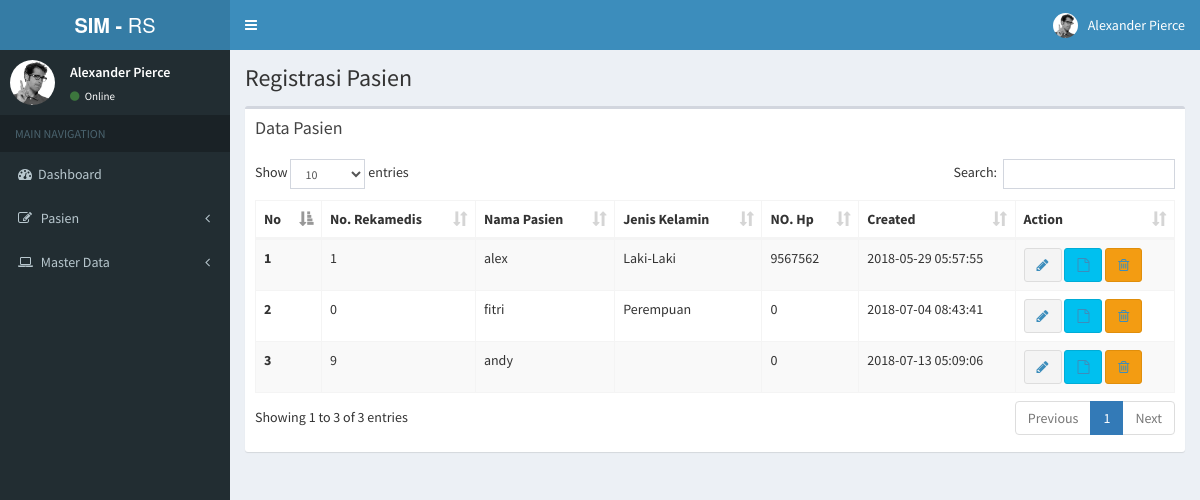
The app's page /index.php/backend/c_registrasi/datapasien with its own data.
### tables this page shows
CREATE TABLE `tb_regpasien` (
  `id_reg` int(11) NOT NULL,
  `no_rekmedis` int(255) NOT NULL,
  `nm_pasien` varchar(50) NOT NULL,
  `jk` varchar(30) NOT NULL,
  `gol_darah` varchar(10) NOT NULL,
  `tmpt_lahir` varchar(100) NOT NULL,
  `tgl_lahir` date NOT NULL,
  `nm_ibu` varchar(50) NOT NULL,
  `alamat` text NOT NULL,
  `agama` varchar(50) NOT NULL,
  `no_hp` int(50) NOT NULL,
  `pekerjaan` varchar(50) NOT NULL,
  `stts_menikah` varchar(50) NOT NULL,
  `jaminan_pasien` varchar(50) NOT NULL,
  `created` datetime NOT NULL,
  `modified` datetime NOT NULL
);

### application/controllers/backend/c_registrasi.php (called while the page is built, shortened)
<?php
class C_registrasi extends CI_Controller {
	function __construct(){
		$this->load->model('m_regpasien');
		$this->load->helper('url');
	}
	public function datapasien()
	{
		$data['tb_regpasien']=$this->m_regpasien->tampil_data('tb_regpasien');
		$this->load->view('backend/header');
		$this->load->view('backend/v_datapasien',$data);
		$this->load->view('backend/footer');
	}
}

### index.php (called while the page is built, shortened)
<?php
require_once BASEPATH.'core/CodeIgniter.php';

### application/models/m_regpasien.php (called while the page is built, shortened)
<?php
	class M_regpasien extends CI_Model{
		function tampil_data($table){
			return $this->db->get($table)->result();
		}
	}
?>

### application/views/backend/v_datapasien.php (the view)
<div class="content-wrapper">
  <section class="content-header">
    <h1>
      Registrasi Pasien
    </h1>
  </section>
  <section class="content">
    <div class="row">
      <div class="col-xs-12">
        <div class="box">
          <div class="box-header">
            <h3 class="box-title">Data Pasien</h3>
          </div>
          <div class="box-body">
            <table id="example1" class="table table-bordered table-striped">
              <thead>
              <tr>
                <th>No</th>
                <th>No. Rekamedis</th>
                <th>Nama Pasien</th>
                <th>Jenis Kelamin</th>
                <th>NO. Hp</th>
                <th>Created</th>
                <th>Action</th>
              </tr>
              </thead>
              <tbody>
              <?php $no = 1; ?>
              <?php
              foreach ($tb_regpasien as $l){
              ?>
              <tr>
                <th><?php echo $no++?></th>
                <td><?php echo $l->no_rekmedis?></td>
                <td><?php echo $l->nm_pasien?></td>
                <td><?php echo $l->jk?></td>
                <td><?php echo $l->no_hp?></td>
                <td><?php echo $l->created?></td>
                <td>
                  <button type="button" class="btn btn-default"><a href="<?php echo base_url()."backend/c_registrasi/editdatapasien/".$l->id_reg ?>"><i class="fa fa-pencil"></i></a></button>
                  <button type="button" class="btn btn-info"><a href="<?php echo base_url()."backend/c_registrasi/view_detail/".$l->id_reg ?>"><i class="fa fa-file-o"></i></a></button>
                  <button type="button" class="btn btn-warning"><a href="<?php echo base_url()."backend/c_registrasi/hapus_data/".$l->id_reg ?>"><i class="fa fa-trash-o"></i></a></button>
                </td>
              </tr>
              <?php } ?>
              </tbody>
            </table>
          </div>
        </div>
      </div>
    </div>
  </section>
</div>

### application/views/backend/header.php (shortened to what this page needs)
<!DOCTYPE html>
<html>
<head>
  <link rel="stylesheet" href="<?php echo base_url()?>assets/backend/bower_components/bootstrap/dist/css/bootstrap.min.css">
  <link rel="stylesheet" href="<?php echo base_url()?>assets/backend/bower_components/font-awesome/css/font-awesome.min.css">
  <link rel="stylesheet" href="<?php echo base_url()?>assets/backend/bower_components/Ionicons/css/ionicons.min.css">
  <link rel="stylesheet" href="<?php echo base_url()?>assets/backend/bower_components/datatables.net-bs/css/dataTables.bootstrap.min.css">
  <link rel="stylesheet" href="<?php echo base_url()?>assets/backend/dist/css/AdminLTE.min.css">
  <link rel="stylesheet" href="<?php echo base_url()?>assets/backend/dist/css/skins/_all-skins.min.css">
</head>
<body class="hold-transition skin-blue layout-boxed sidebar-mini">
<div class="wrapper">
  <header class="main-header">
    <a href="<?php echo base_url()?>assets/backend/index2.html" class="logo">
      <span class="logo-lg"><b>SIM -</b> RS</span>
    </a>
    <nav class="navbar navbar-static-top">
      <a href="#" class="sidebar-toggle" data-toggle="push-menu" role="button">
      </a>
      <div class="navbar-custom-menu">
        <ul class="nav navbar-nav">
          <li class="dropdown user user-menu">
            <a href="#" class="dropdown-toggle" data-toggle="dropdown">
              <img src="<?php echo base_url()?>assets/backend/dist/img/user2-160x160.jpg" class="user-image" alt="User Image">
              <span class="hidden-xs">Alexander Pierce</span>
            </a>
          </li>
        </ul>
      </div>
    </nav>
  </header>
  <aside class="main-sidebar">
    <section class="sidebar">
      <div class="user-panel">
        <div class="pull-left image">
          <img src="<?php echo base_url()?>assets/backend/dist/img/user2-160x160.jpg" class="img-circle" alt="User Image">
        </div>
        <div class="pull-left info">
          <p>Alexander Pierce</p>
          <a href="#"><i class="fa fa-circle text-success"></i> Online</a>
        </div>
      </div>
      <ul class="sidebar-menu" data-widget="tree">
        <li class="header">MAIN NAVIGATION</li>
        <li class="treeview">
          <li><a href="<?php echo base_url()."backend/c_beranda"?>"><i class="fa fa-dashboard"></i>Dashboard</a></li>
        </li>
        <li class="treeview">
          <a href="#">
            <i class="fa fa-edit"></i> <span>Pasien</span>
            <span class="pull-right-container">
              <i class="fa fa-angle-left pull-right"></i>
            </span>
          </a>
        </li>
        <li class="treeview">
          <a href="#">
            <i class="fa fa-laptop"></i>
            <span>Master Data</span>
            <span class="pull-right-container">
              <i class="fa fa-angle-left pull-right"></i>
            </span>
          </a>
        </li>
      </ul>
    </section>
  </aside>

### application/views/backend/footer.php (shortened to what this page needs)
</body>
</html>

### records on screen
tb_regpasien: no_rekmedis "1", nm_pasien "alex", jk "Laki-Laki", no_hp "9567562", created "2018-05-29 05:57:55"
tb_regpasien: no_rekmedis "0", nm_pasien "fitri", jk "Perempuan", no_hp "0", created "2018-07-04 08:43:41"
tb_regpasien: no_rekmedis "9", nm_pasien "andy", no_hp "0", created "2018-07-13 05:09:06"
